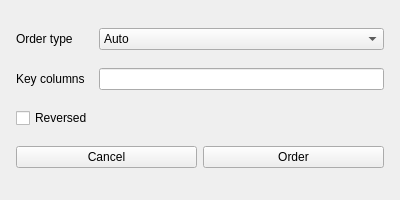
<?xml version="1.0" encoding="UTF-8"?>
<ui version="4.0">
 <class>Form</class>
 <widget class="QWidget" name="Form">
  <property name="geometry">
   <rect>
    <x>0</x>
    <y>0</y>
    <width>400</width>
    <height>200</height>
   </rect>
  </property>
  <property name="minimumSize">
   <size>
    <width>400</width>
    <height>200</height>
   </size>
  </property>
  <property name="windowTitle">
   <string>Order</string>
  </property>
  <layout class="QGridLayout" name="gridLayout">
   <property name="leftMargin">
    <number>16</number>
   </property>
   <property name="topMargin">
    <number>16</number>
   </property>
   <property name="rightMargin">
    <number>16</number>
   </property>
   <property name="bottomMargin">
    <number>16</number>
   </property>
   <item row="0" column="0">
    <widget class="QLabel" name="order_type_label">
     <property name="text">
      <string>Order type</string>
     </property>
    </widget>
   </item>
   <item row="0" column="1">
    <widget class="QComboBox" name="order_type_combo_box">
     <item>
      <property name="text">
       <string>Auto</string>
      </property>
     </item>
     <item>
      <property name="text">
       <string>Integer</string>
      </property>
     </item>
     <item>
      <property name="text">
       <string>Float</string>
      </property>
     </item>
     <item>
      <property name="text">
       <string>Lenght</string>
      </property>
     </item>
     <item>
      <property name="text">
       <string>String</string>
      </property>
     </item>
    </widget>
   </item>
   <item row="1" column="0">
    <widget class="QLabel" name="keys_label">
     <property name="text">
      <string>Key columns</string>
     </property>
    </widget>
   </item>
   <item row="1" column="1">
    <widget class="QLineEdit" name="keys_edit">
     <property name="text">
      <string/>
     </property>
    </widget>
   </item>
   <item row="2" column="0">
    <widget class="QCheckBox" name="reversed_check_box">
     <property name="text">
      <string>Reversed</string>
     </property>
    </widget>
   </item>
   <item row="3" column="0" colspan="2">
    <layout class="QHBoxLayout" name="horizontalLayout">
     <item>
      <widget class="QPushButton" name="cancel_button">
       <property name="text">
        <string>Cancel</string>
       </property>
      </widget>
     </item>
     <item>
      <widget class="QPushButton" name="order_button">
       <property name="text">
        <string>Order</string>
       </property>
      </widget>
     </item>
    </layout>
   </item>
  </layout>
 </widget>
 <resources/>
 <connections/>
</ui>
